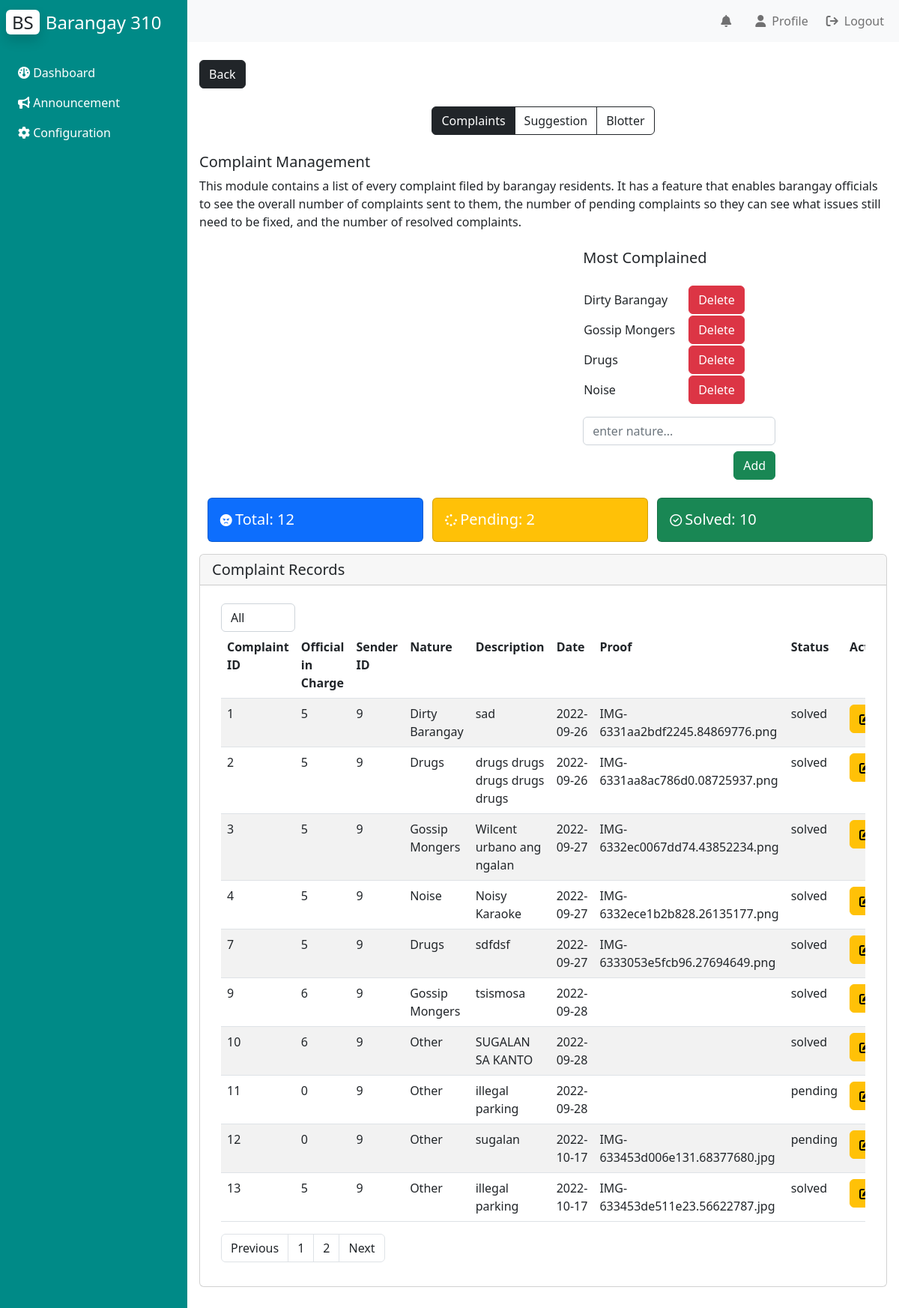
/Admin/case_management/case_management.php (signed in), run on the app's committed database.
### tables this page shows
CREATE TABLE `bgy_info` (
  `id` int(10) NOT NULL AUTO_INCREMENT,
  `color_theme` varchar(10) NOT NULL,
  `logo_url` text NOT NULL,
  `bgy_name` text NOT NULL,
  `vision` text DEFAULT NULL,
  `mission` text DEFAULT NULL,
  `city` varchar(50) DEFAULT NULL,
  `background_url` varchar(100) DEFAULT NULL,
  PRIMARY KEY (`id`)
);

CREATE TABLE `case_option` (
  `id` int(11) NOT NULL AUTO_INCREMENT,
  `complaint_nature` varchar(50) NOT NULL,
  `suggestion_nature` varchar(50) NOT NULL,
  PRIMARY KEY (`id`)
);

CREATE TABLE `complaint_table` (
  `complaint_ID` int(11) NOT NULL AUTO_INCREMENT,
  `official_ID` int(11) DEFAULT NULL,
  `sender_ID` int(11) NOT NULL,
  `complaint_nature` varchar(20) NOT NULL,
  `comp_desc` varchar(100) NOT NULL,
  `complaint_date` date NOT NULL,
  `img_proof` varchar(50) NOT NULL,
  `complaint_status` varchar(20) NOT NULL,
  PRIMARY KEY (`complaint_ID`),
  KEY `INCHARGE` (`official_ID`),
  KEY `SENDER` (`sender_ID`),
  CONSTRAINT `INCHARGE` FOREIGN KEY (`official_ID`) REFERENCES `tblofficial` (`official_id`) ON DELETE NO ACTION ON UPDATE NO ACTION,
  CONSTRAINT `SENDER` FOREIGN KEY (`sender_ID`) REFERENCES `resident_table` (`id`) ON DELETE NO ACTION ON UPDATE NO ACTION
);

### Admin/case_management/case_management.php (the view, shortened to what the rows shown need)
<?php
include('../../phpfiles/connection.php');
?>
<!DOCTYPE html>
<html lang="en" dir="ltr">
<head>
    <link rel="stylesheet" href="style.css">
    <link href="https://cdn.jsdelivr.net/npm/bootstrap@5.2.0/dist/css/bootstrap.min.css" rel="stylesheet">
    <link rel="stylesheet" href="https://cdnjs.cloudflare.com/ajax/libs/font-awesome/6.1.2/css/all.min.css"/>
</head>
<body>
    <div class="main_container d-flex">
        <div class="sidebar" id="side_nav" style="background: <?php
        include("../../phpfiles/bgy_info.php");
        echo $row[1];
        ?>">
            <div class="header-box px-2 pt-3 pb-4 d-flex justify-content-between">
                <h1 class=fs-4><span class="bg-white text-dark rounded shadow px-2 me-2">BS</span><span class="text-white">Barangay <?php
                                                                                                                                    include("../../phpfiles/bgy_info.php");
                                                                                                                                    echo $row[3];
                                                                                                                                    ?></span></h1>
            </div>
        </div>
        <div class="content">
            <div class="dashboard-content px-3 py-4">
                <br>
                <br>
                <br>
                <h2 class="fs-5">Complaint Management</h2>
                <div style="display: inline-block; vertical-align:top;">
                    <table class="table table-borderless">
                        <tr>
                            <td style="vertical-align: top;">
                                <table>
                                <?php
                                    include('../../phpfiles/case_option.php');
                                    while($row = $result -> fetch_array()){
                                    if($row["complaint_nature"] != ''){ ?>
                                    <form action="delete_option.php" method="post">
                                        <tr>
                                        <td><?php echo $row["complaint_nature"]; ?></td>
                                        <td><input class="btn btn-danger mx-3" type='submit' name='delete_option' value='Delete'></td>
                                        </tr>
                                    </form>
                                    <?php
                                        }
                                    }
                                    ?>
                                </table>
                            </td>
                        </tr>
                    </table>
                </div>
                <div class="card">
                    <div class="card-body">
                        <div class="container-fluid">
                            <div class="tableContainer table-responsive" style="width: 100%;">
                                <table class="table table-striped">
                                    <thead>
                                        <tr class="align-top">
                                            <th>Complaint ID</th>
                                            <th>Official in Charge</th>
                                            <th>Sender ID</th>
                                            <th>Nature</th>
                                            <th>Description</th>
                                            <th>Date</th>
                                            <th>Proof</th>
                                            <th>Status</th>
                                            <th>Action</th>
                                        </tr>
                                    </thead>
                                    <?php
                                    if(isset($_GET['page'])){
                                        $page = $_GET['page'];
                                    } else {
                                        $page = $_GET['page'];
                                    }
                                    $start = ($page-1) * 10;
                                    $query = "SELECT * FROM complaint_table ORDER BY complaint_ID DESC LIMIT $start, 10;";
                                    if(isset($_SESSION['filter'])){
                                        if($_SESSION['filter']=='day'){
                                            $currentDate = date("Y-m-d");
                                            $query = "SELECT * FROM complaint_table WHERE complaint_date = '$currentDate' LIMIT $start, 10;";
                                            $result1 = $conn -> query("SELECT count(complaint_ID) as id FROM complaint_table WHERE complaint_date = '$currentDate';");
                                        } else if($_SESSION['filter']=='week'){
                                            $query = "SELECT * FROM complaint_table WHERE WEEK(complaint_date) = WEEK(now()) LIMIT $start, 10;";
                                            $result1 = $conn -> query("SELECT count(complaint_ID) as id FROM complaint_table WHERE WEEK(complaint_date) = WEEK(now());");
                                        } else if($_SESSION['filter']=='month'){
                                            $query = "SELECT * FROM complaint_table WHERE MONTH(complaint_date) = MONTH(now()) LIMIT $start, 10;";
                                            $result1 = $conn -> query("SELECT count(complaint_ID) as id FROM complaint_table WHERE MONTH(complaint_date) = MONTH(now());");
                                        } else if($_SESSION['filter']=='year'){
                                            $query = "SELECT * FROM complaint_table WHERE YEAR(complaint_date) = YEAR(now()) LIMIT $start, 10;";
                                            $result1 = $conn -> query("SELECT count(complaint_ID) as id FROM complaint_table WHERE YEAR(complaint_date) = YEAR(now());");
                                        } else if($_SESSION['filter']=='all'){
                                            $query = "SELECT * FROM complaint_table LIMIT $start, 10;";
                                            $result1 = $conn -> query("SELECT count(complaint_ID) as id FROM complaint_table;");
                                        }
                                    } else {
                                        $query = "SELECT * FROM complaint_table LIMIT $start, 10;";
                                    }
                                    $result = $conn -> query($query);
                                    while($row = $result->fetch_assoc()){ ?>
                                    <tr>
                                        <td><?php echo $row["complaint_ID"]; ?></td>
                                        <td><?php echo $row["official_ID"]; ?></td>
                                        <td><?php echo $row["sender_ID"]; ?></td>
                                        <td><?php echo $row["complaint_nature"]; ?></td>
                                        <td><?php echo $row["comp_desc"]; ?></td>
                                        <td><?php echo $row["complaint_date"]; ?></td>
                                        <td><?php echo $row["img_proof"]; ?></td>
                                        <td><?php echo $row["complaint_status"]; ?></td>
                                        <td><div class="btn-group" role="group" aria-label="Basic example">
                                            <button data-id="<?php echo $row['complaint_ID']; ?>" class="editcomplaint btn btn-warning"><i class="fa-solid fa-pen-to-square"></i></button>
                                            </div>
                                        </td>
                                    </tr>
                                    <?php } ?>
                                </table>
                            </div>
                        </div>
                    </div>
                </div><br>
            </div>
        </div>
    </div>
</body>
</html>

### data on the page
bgy_info: bgy_name "310"
case_option: complaint_nature "Dirty Barangay"
case_option: complaint_nature "Gossip Mongers"
case_option: complaint_nature "Drugs"
case_option: complaint_nature "Noise"
complaint_table: complaint_ID "1", official_ID "5", sender_ID "9", complaint_nature "Dirty Barangay", comp_desc "sad", complaint_date "2022-09-26", img_proof "IMG-6331aa2bdf2245.84869776.png", complaint_status "solved"
complaint_table: complaint_ID "2", official_ID "5", sender_ID "9", complaint_nature "Drugs", comp_desc "drugs drugs drugs drugs drugs", complaint_date "2022-09-26", img_proof "IMG-6331aa8ac786d0.08725937.png", complaint_status "solved"
complaint_table: complaint_ID "3", official_ID "5", sender_ID "9", complaint_nature "Gossip Mongers", comp_desc "Wilcent urbano ang ngalan", complaint_date "2022-09-27", img_proof "IMG-6332ec0067dd74.43852234.png", complaint_status "solved"
complaint_table: complaint_ID "4", official_ID "5", sender_ID "9", complaint_nature "Noise", comp_desc "Noisy Karaoke", complaint_date "2022-09-27", img_proof "IMG-6332ece1b2b828.26135177.png", complaint_status "solved"
complaint_table: complaint_ID "7", official_ID "5", sender_ID "9", complaint_nature "Drugs", comp_desc "sdfdsf", complaint_date "2022-09-27", img_proof "IMG-6333053e5fcb96.27694649.png", complaint_status "solved"
complaint_table: complaint_ID "9", official_ID "6", sender_ID "9", complaint_nature "Gossip Mongers", comp_desc "tsismosa", complaint_date "2022-09-28", complaint_status "solved"
complaint_table: complaint_ID "10", official_ID "6", sender_ID "9", complaint_nature "Other", comp_desc "SUGALAN SA KANTO", complaint_date "2022-09-28", complaint_status "solved"
complaint_table: complaint_ID "11", official_ID "0", sender_ID "9", complaint_nature "Other", comp_desc "illegal parking", complaint_date "2022-09-28", complaint_status "pending"
complaint_table: complaint_ID "12", official_ID "0", sender_ID "9", complaint_nature "Other", comp_desc "sugalan", complaint_date "2022-10-17", img_proof "IMG-633453d006e131.68377680.jpg", complaint_status "pending"
complaint_table: complaint_ID "13", official_ID "5", sender_ID "9", complaint_nature "Other", comp_desc "illegal parking", complaint_date "2022-10-17", img_proof "IMG-633453de511e23.56622787.jpg", complaint_status "solved"

### other printed values
$solved + $pending "12"
$comp_row2[0] "2"
$comp_row1[0] "10"
